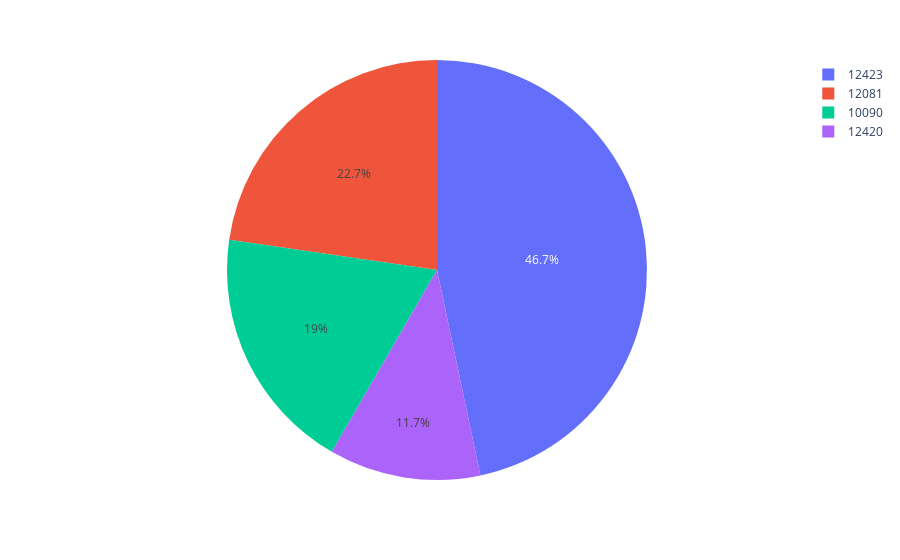

Notebook source saved alongside this figure:
### Code cell
fig_zip = px.pie(NYC_squirrel_data, values="zip_codes", names="zip_codes")
fig_zip.show()

### Figure 1 — Plotly figure (JSON) as saved in the notebook; plotly's stock layout.template omitted (floating-point values rounded to 4 significant figures; data arrays with more than 128 entries replaced by an {"elided": "..."} marker saying what was removed)
{"data": [{"domain": {"x": [0, 1], "y": [0, 1]}, "hovertemplate": "zip_codes=%{value}<extra></extra>", "labels": {"elided": "3023 int values"}, "legendgroup": "", "name": "", "showlegend": true, "type": "pie", "values": {"elided": "3023 int values"}}], "layout": {"legend": {"tracegroupgap": 0}, "margin": {"t": 60}}}
